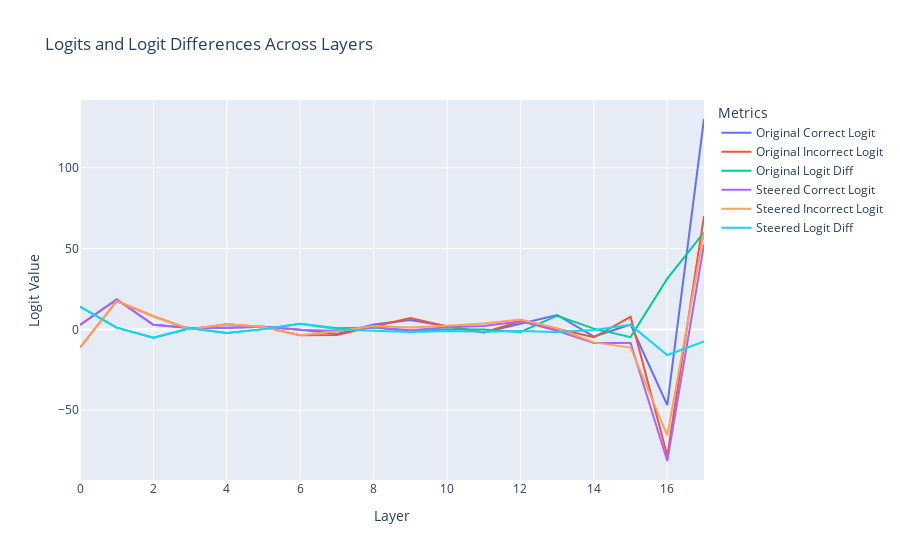

Notebook code cell kept with this figure:
### Code cell
# Create plot
fig = go.Figure()
# Add traces for original model
fig.add_trace(go.Scatter(y=correct_logits_orig, mode='lines', name='Original Correct Logit'))
fig.add_trace(go.Scatter(y=incorrect_logits_orig, mode='lines', name='Original Incorrect Logit'))
fig.add_trace(go.Scatter(y=ldiffs_orig, mode='lines', name='Original Logit Diff'))
# Add traces for steered model
fig.add_trace(go.Scatter(y=correct_logits_steer, mode='lines', name='Steered Correct Logit'))
fig.add_trace(go.Scatter(y=incorrect_logits_steer, mode='lines', name='Steered Incorrect Logit'))
fig.add_trace(go.Scatter(y=ldiffs_steer, mode='lines', name='Steered Logit Diff'))
# Update layout
fig.update_layout(
    title="Logits and Logit Differences Across Layers",
    xaxis_title="Layer",
    yaxis_title="Logit Value",
    legend_title="Metrics"
)
fig.show()

### Figure 1 — Plotly figure (JSON) as saved in the notebook; plotly's stock layout.template omitted (floating-point values rounded to 4 significant figures)
{"data": [{"mode": "lines", "name": "Original Correct Logit", "type": "scatter", "y": [2.794, 18.61, 2.915, 0.8103, 0.9849, 1.639, -0.2025, -2.774, 2.998, 5.803, 2.014, -1.965, 3.477, 8.928, -4.412, 3.026, -46.8, 130.2]}, {"mode": "lines", "name": "Original Incorrect Logit", "type": "scatter", "y": [-11.31, 17.54, 8.122, 0.16, 3.246, 1.465, -3.658, -3.428, 1.828, 7.007, 1.887, -1.927, 5.018, 0.4423, -4.887, 7.797, -78.21, 70.13]}, {"mode": "lines", "name": "Original Logit Diff", "type": "scatter", "y": [14.1, 1.068, -5.207, 0.6503, -2.261, 0.1744, 3.455, 0.6543, 1.17, -1.204, 0.1267, -0.03791, -1.541, 8.486, 0.4752, -4.771, 31.41, 60.07]}, {"mode": "lines", "name": "Steered Correct Logit", "type": "scatter", "y": [2.794, 18.61, 2.915, 0.8103, 0.9849, 1.639, -0.2025, -1.014, 1.407, -0.5395, 1.344, 2.11, 5.115, -0.8231, -8.456, -8.441, -81.42, 52.63]}, {"mode": "lines", "name": "Steered Incorrect Logit", "type": "scatter", "y": [-11.31, 17.54, 8.122, 0.16, 3.246, 1.465, -3.658, -1.19, 2.18, 1.131, 2.269, 3.63, 6.1, 0.7276, -8.033, -11.25, -65.57, 60.01]}, {"mode": "lines", "name": "Steered Logit Diff", "type": "scatter", "y": [14.1, 1.068, -5.207, 0.6503, -2.261, 0.1744, 3.455, 0.1761, -0.7732, -1.67, -0.9253, -1.52, -0.9849, -1.551, -0.4229, 2.811, -15.86, -7.379]}], "layout": {"legend": {"title": {"text": "Metrics"}}, "title": {"text": "Logits and Logit Differences Across Layers"}, "xaxis": {"title": {"text": "Layer"}}, "yaxis": {"title": {"text": "Logit Value"}}}}
